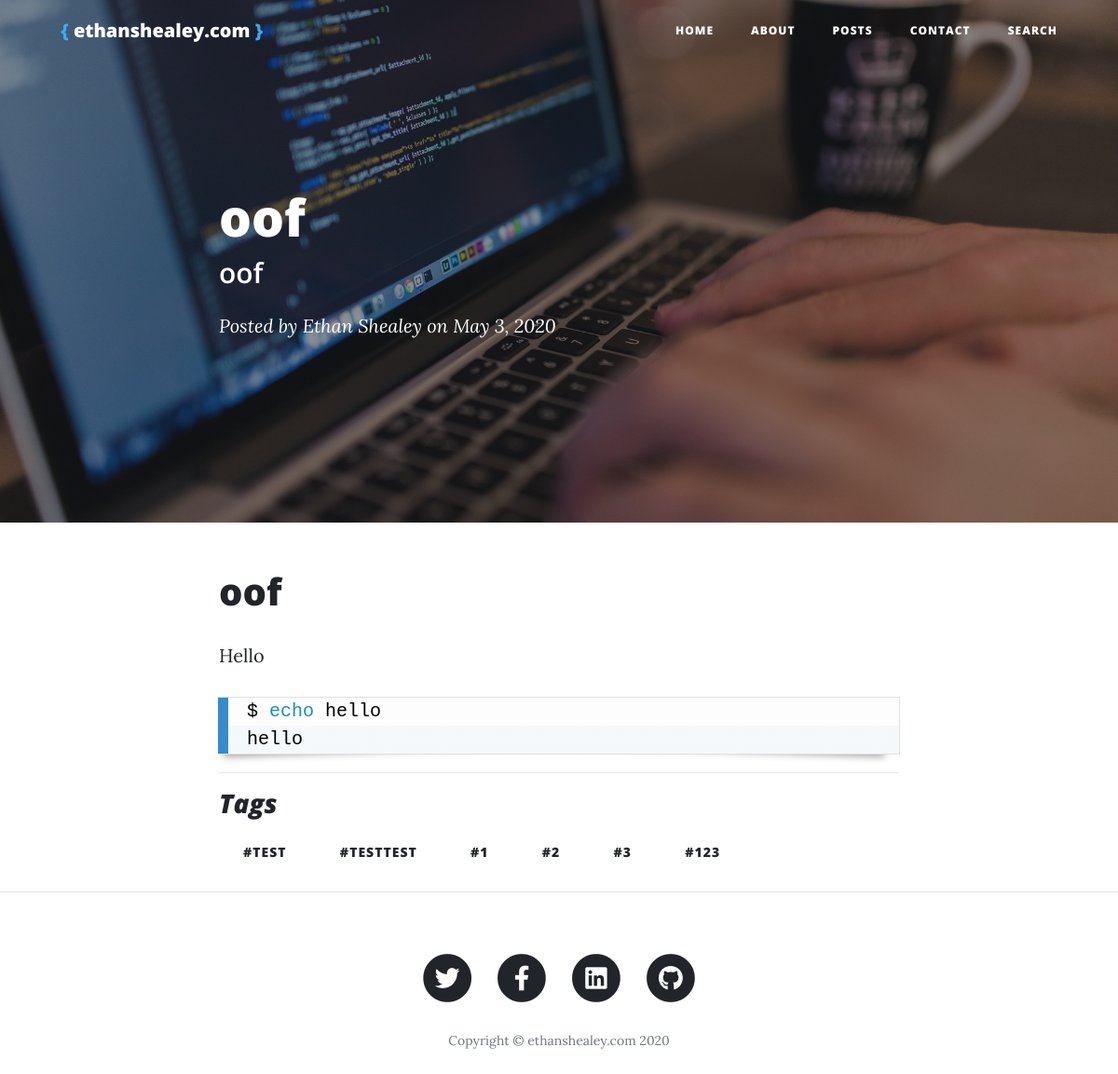
Screenshot of /posts/11/oof with the database file from the repository.
### app/models.py (models this page shows, shortened)
class Post(UserMixin, db.Model):
    post_id = db.Column(db.Integer, primary_key=True)
    title = db.Column(db.String(64))
    subtitle = db.Column(db.String(64))
    raw_body = db.Column(db.String())
    tags = db.Column(db.String())
    date = db.Column(db.String(64))

### app/routes.py (the view)
@app.route('/posts/<id>/<title>')
def view_post(id, title):
    post = Post.query.filter_by(post_id=id).first()
    tags = post.tags.split(',')
    return render_template('view_post.html', post=post, tags=tags, title=post.title, desc=post.subtitle)

### app/templates/view_post.html
{% extends 'base.html' %}
{% block content %}
<header class="masthead" id="bg" style="background-image: url({{ url_for('static', filename='/images/post-bg.jpg') }})">
    <div class="overlay"></div>
    <div class="container">
      <div class="row">
        <div class="col-lg-8 col-md-10 mx-auto">
          <div class="post-heading">
            <h1>{{ post.title }}</h1>
            <h2 class="subheading">{{ post.subtitle }}</h2>
            <span class="meta">Posted by
                <a href="{{ url_for('about') }}">Ethan Shealey</a>
                on {{post.date}}
            </span>
          </div>
        </div>
      </div>
    </div>
  </header>
  <div class="container">
      <div class="row">
        <div class="col-lg-8 col-md-10 mx-auto">
          <div class="post-preview">
            {{ post.raw_body | safe }}
          </div>
          <div class="post-preview">
            <hr>
            <i><h3>Tags</h3></i>
              {% for tag in tags %}
                <a href="{{url_for('search_item', item=tag)}}" class="btn">#{{ tag }}</a>
              {% endfor %}
          </div>
        </div>
      </div>
    </div>
{% endblock %}

### app/static/css/prism.css (style rules this page uses)
code[class*="language-"], pre[class*="language-"] { color: black; background: none; font-family: Consolas, Monaco, 'Andale Mono', 'Ubuntu Mono', monospace; font-size: 1em; text-align: left; white-space: pre; word-spacing: normal; word-break: normal; word-wrap: normal; line-height: 1.5; -moz-tab-size: 4; -o-tab-size: 4; tab-size: 4; -webkit-hyphens: none; -moz-hyphens: none; -ms-hyphens: none; hyphens: none; }
pre[class*="language-"] { position: relative; margin: .5em 0; overflow: visible; padding: 0; }
pre[class*="language-"]>code { position: relative; border-left: 10px solid #358ccb; box-shadow: -1px 0px 0px 0px #358ccb, 0px 0px 0px 1px #dfdfdf; background-color: #fdfdfd; background-image: linear-gradient(transparent 50%, rgba(69, 142, 209, 0.04) 50%); background-size: 3em 3em; background-origin: content-box; background-attachment: local; }
code[class*="language"] { max-height: inherit; height: inherit; padding: 0 1em; display: block; overflow: auto; }
:not(pre) > code[class*="language-"], pre[class*="language-"] { background-color: #fdfdfd; -webkit-box-sizing: border-box; -moz-box-sizing: border-box; box-sizing: border-box; margin-bottom: 1em; }
pre[class*="language-"]:before, pre[class*="language-"]:after { content: ''; z-index: -2; display: block; position: absolute; bottom: 0.75em; left: 0.18em; width: 40%; height: 20%; max-height: 13em; box-shadow: 0px 13px 8px #979797; -webkit-transform: rotate(-2deg); -moz-transform: rotate(-2deg); -ms-transform: rotate(-2deg); -o-transform: rotate(-2deg); transform: rotate(-2deg); }
:not(pre) > code[class*="language-"]:after, pre[class*="language-"]:after { right: 0.75em; left: auto; -webkit-transform: rotate(2deg); -moz-transform: rotate(2deg); -ms-transform: rotate(2deg); -o-transform: rotate(2deg); transform: rotate(2deg); }

### rows the page displays
Post: title "oof", subtitle "oof", date "May 3, 2020", raw_body "oof Hello"

### other values shown
{{ tag }} "TEST" "TESTTEST" "1" "2" "3" "123"
